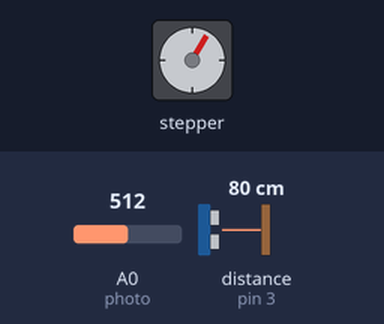
Bench run of a sketch on a simulated Arduino Uno, built with avr-gcc and run on an emulated ATmega328P. Parts: stepper motor. Wiring (inferred from the names in the program): ultrasonic range finder: trigger pin 4; echo pin 3. The inputs (shaded band) are chosen by the test bench; at power-on: distance to the obstacle (sensor on pin 3) 80 cm, A0 (photo) = 512. The echo pulse lasts 58.3 µs per cm; stepper angles assume 2048 steps per turn.

Above: at 4.0 s.
4.1 s: distance to the obstacle (sensor on pin 3) set to 2 cm
At 5.5 s:
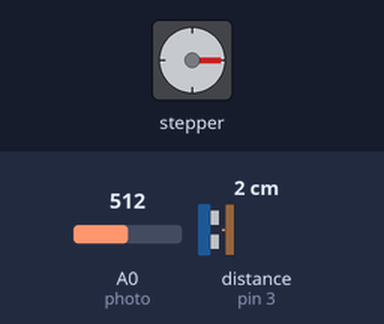
5.8 s: distance to the obstacle (sensor on pin 3) set to 46 cm
7.3 s: distance to the obstacle (sensor on pin 3) set to 55 cm
At 8.0 s:
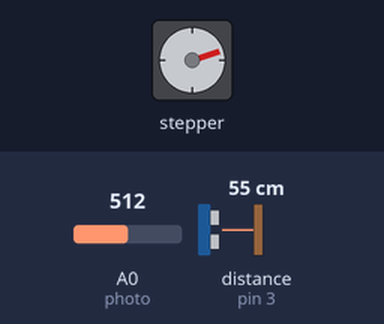
10.8 s: A0 (photo) set to 584
14.3 s: A0 (photo) set to 615
At 16.6 s:
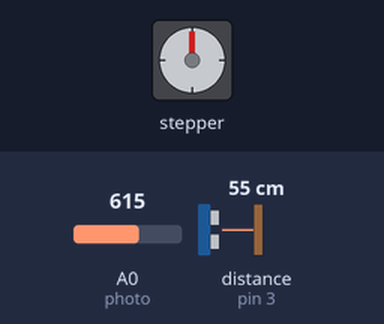
Timing chart, 0 to 17.0 s (numbered marks = the images above; inputs shaded):
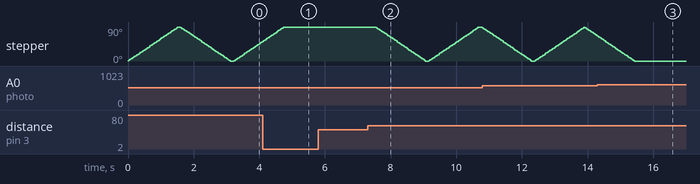

The sketch:

Q2.ino
```cpp
#include <Arduino_FreeRTOS.h>
#include <Stepper.h>
#define STEPS 2048

int door, value;
int photo = A0;
const int trigPin = 4;  const int echoPin = 3;
long duration, distance;
Stepper stepper(STEPS, 8, 10, 9, 11);

void Photo( void *pvParameters );
void UltraSonic( void *pvParameters );

void setup()
{
  xTaskCreate(Photo, (const portCHAR *)"Photo", 128, NULL, 2, NULL);
  xTaskCreate(UltraSonic, (const portCHAR *)"Ultra", 128, NULL, 2, NULL);
  door = 1; //open
  pinMode(photo, INPUT);
  pinMode(trigPin, OUTPUT);
  pinMode(echoPin, INPUT);
  stepper.setSpeed(10);
}

void loop()
{

}


void Photo( void *pvParameters )
{
  (void) pvParameters;
  for (;;)
  {
    if(door==1)
    {
      value = analogRead(photo);
      if(value<600)
      {
        stepper.step(512);
        door = 0;
      }
      delay(500);
    }
    else
    {
      delay(100);
    }
  }
}

void UltraSonic( void *pvParameters )
{
  (void) pvParameters;
  for (;;)
  {
    if(door==0)
    {
      digitalWrite(trigPin, LOW); // Clears the trigPin
      delayMicroseconds(2);
      digitalWrite(trigPin, HIGH);
      delayMicroseconds(10);
      digitalWrite(trigPin, LOW);
      duration = pulseIn(echoPin, HIGH);
      distance = duration*0.034/2;
      if(distance>50)
      {
        stepper.step(-512);
        door = 1;
      }
      delay(300);
    }
    else
    {
      delay(100);
    }
  }
}
```

Measured:
- the behaviour switches between 51 and 52 cm on distance to the obstacle (sensor on pin 3) (found by bisection; images 1 and 2)
- the behaviour switches between 599 and 600 on A0 (photo) (found by bisection; images 2 and 3)
- after the input at 4.1 s, stepper: goes on until 4.7 s, then stays 90°
- after the input at 5.8 s, every drawn part: stays the same
- after the input at 7.3 s, stepper: turns 90° counter-clockwise in 1.5 s, then 90° clockwise in 1.5 s, then 2° counter-clockwise in 0.00 s
- after the input at 14.3 s, stepper: goes on until 15.4 s, then stays 0°
- by itself, stepper: turns 90° clockwise in 1.5 s, then 90° counter-clockwise in 1.5 s, then 51° clockwise in 0.86 s
